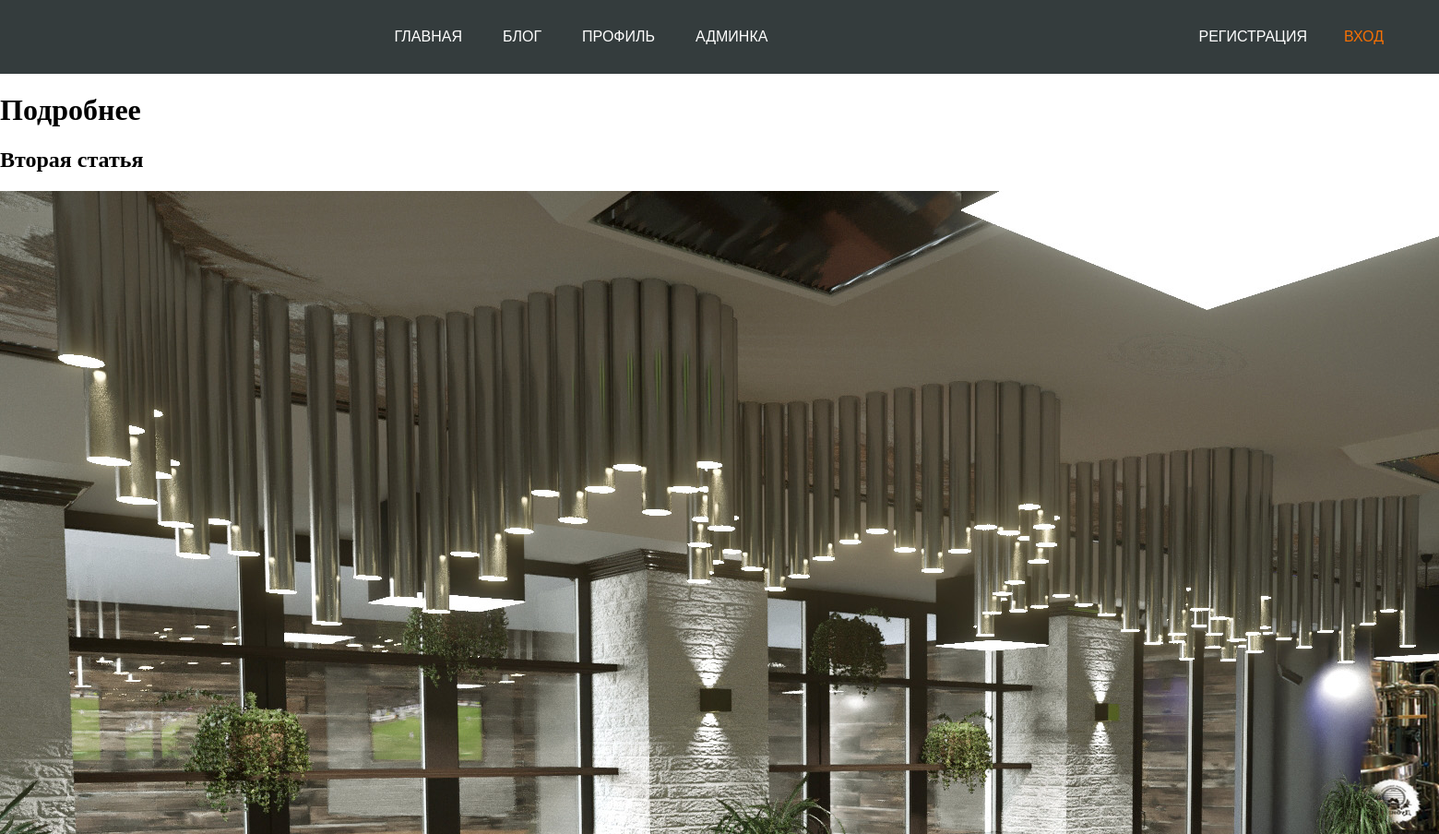
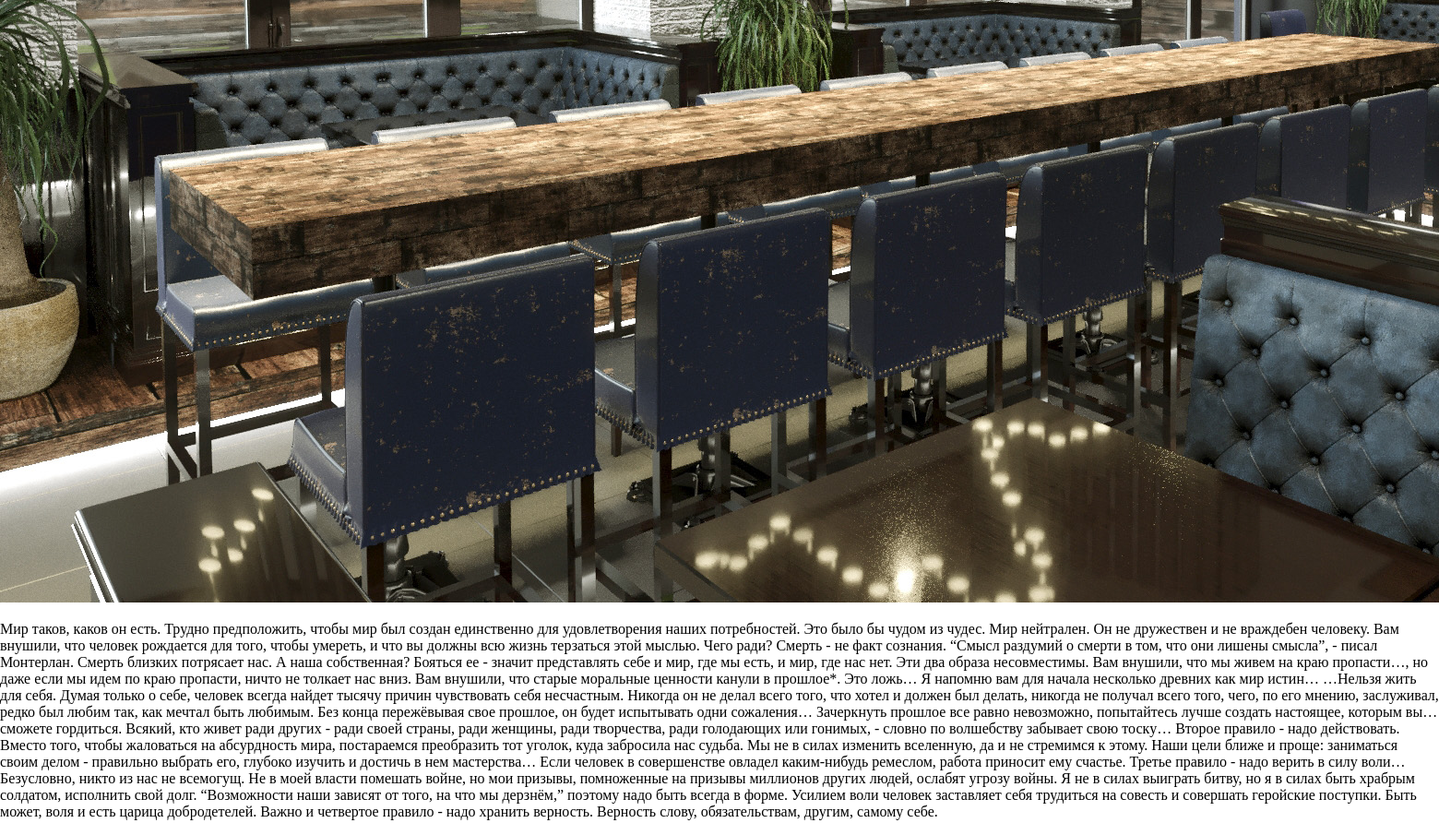
The app's page /blog/2/ with its own data (2 pictures, top to bottom).
### blog/models.py (models this page shows, shortened)
class Article(models.Model):
    title = models.CharField('Заголовок',max_length=15)  # Ограниченная строка
    desc= models.TextField('Описание')  # Ограниченная строка
    image= models.ImageField('Изображение',upload_to='blog/image')  # строка по изображению (отдельный тип данных)
    date = models.DateField('Дата')  # Дата
    url = models.URLField('Доп. источник',blank=True)  # Ссылка
    class Meta:
        verbose_name = 'readable'
        verbose_name_plural = 'Статьи'

### blog/views.py (the view)
# urls.py: path('<int:article_id>/', views.detailView, name='detail_in_urls'),
def detailView(request, article_id):
    article = get_object_or_404(Article, pk = article_id)
    return render(request, 'detail/detail.html',{'article_html':article, 'page_name':'Статья','page_style':'detail'})

### blog/templates/detail/detail.html
{% extends 'base.html' %}
{% block content %}
<main>
    <h1>Подробнее</h1>
    <h2>{{ article_html.title }}</h2>
    <img src="{{ article_html.image.url }}" alt="">
    <p>{{ article_html.desc }}</p>
</main>
{% endblock %}

### home/static/base/css/style.css (style rules this page uses)
body { padding:0; margin:0; }

### records on screen
Article: title "Вторая статья", image (picture), desc "Мир таков, каков он есть. Трудно предположить, чтобы мир был создан единственно для удовлетворения наших потребностей. Это было бы чудом из чудес. Мир нейтрален. Он не дружествен и не враждебен человеку. Вам внушили, что человек рождается для того, чтобы умереть, и что вы должны всю жизнь терзаться этой мыслью. Чего ради? Смерть - не факт сознания. “Смысл раздумий о смерти в том, что они лишены смысла”, - писал Монтерлан. Смерть близких потрясает нас. А наша собственная? Бояться ее - значит представлять себе и мир, где мы есть, и мир, где нас нет. Эти два образа несовместимы. Вам внушили, что мы живем на краю пропасти…, но даже если мы идем по краю пропасти, ничто не толкает нас вниз. Вам…"
